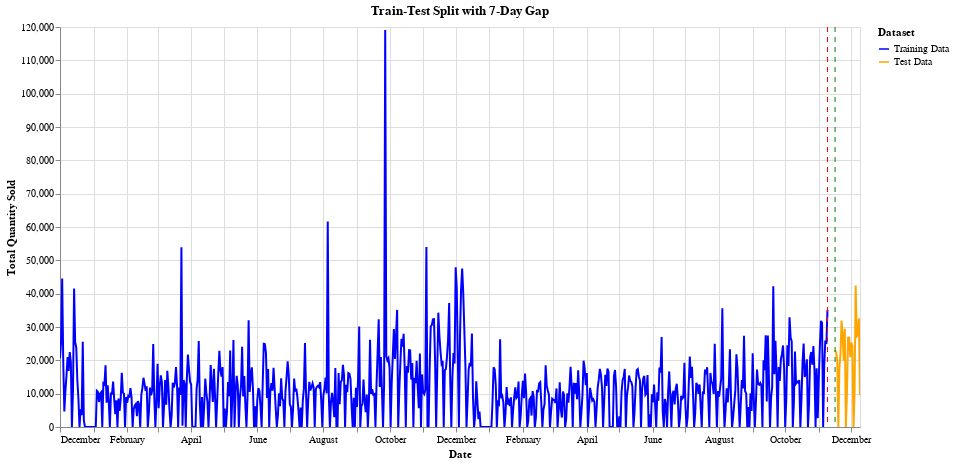

The cell this chart's notebook holds for it:
### Code cell
########################## Visualize with gap ##########################

# --- Step 1: Combine the DataFrames for Altair ---
# Altair works best when all data for a single layered chart is in one DataFrame.

# Add a 'Dataset' column to each part to identify them for coloring
train_plot_df = train_data_with_gap.copy()
train_plot_df['Dataset'] = 'Training Data'

test_plot_df = test_data_with_gap.copy()
test_plot_df['Dataset'] = 'Test Data'

# Concatenate them and reset the index to use the date as a plottable column
plot_data = pd.concat([train_plot_df, test_plot_df]).reset_index()

# --- Step 2: Create the Chart Components ---

# The main line chart showing both train and test data, colored by the 'Dataset' column
line_chart = alt.Chart(plot_data).mark_line().encode(
    x=alt.X('invoice_date:T', title='Date'),
    y=alt.Y('total_quantity:Q', title='Total Quantity Sold'),
    color=alt.Color('Dataset:N',
                    scale=alt.Scale(
                        domain=['Training Data', 'Test Data'],
                        range=['blue', 'orange']
                    ),
                    legend=alt.Legend(title="Dataset")
                   )
)

# A red, dashed vertical line for the cut-off date
cutoff_line = alt.Chart(pd.DataFrame({'invoice_date': [cutoff_date]})).mark_rule(
    color='red',
    strokeDash=[5, 5]  # [dash_length, gap_length]
).encode(
    x='invoice_date:T'
)

# A green, dashed vertical line for the actual test start date
test_start_line = alt.Chart(pd.DataFrame({'invoice_date': [test_start_date]})).mark_rule(
    color='green',
    strokeDash=[5, 5]
).encode(
    x='invoice_date:T'
)

# --- Step 3: Layer the Components and Finalize the Chart ---
final_chart = (line_chart + cutoff_line + test_start_line).properties(
    title='Train-Test Split with 7-Day Gap',
    width=800,
    height=400
).configure_axis(
    grid=True
).interactive()

# Display the final chart
final_chart.display()
# Optionally, save the chart if display doesn't work in your environment
# final_chart.save('train_test_split_with_7day_gap.html')

### Figure 1 — Vega-Lite specification as saved in the notebook (floating-point values rounded to 4 significant figures; data arrays with more than 128 entries replaced by an {"elided": "..."} marker saying what was removed)
{"config": {"view": {"continuousWidth": 300, "continuousHeight": 300}, "axis": {"grid": true}}, "layer": [{"data": {"name": "data-3aba8d16672ceb351d899be4c6523455"}, "mark": {"type": "line"}, "encoding": {"color": {"field": "Dataset", "legend": {"title": "Dataset"}, "scale": {"domain": ["Training Data", "Test Data"], "range": ["blue", "orange"]}, "type": "nominal"}, "x": {"field": "invoice_date", "title": "Date", "type": "temporal"}, "y": {"field": "total_quantity", "title": "Total Quantity Sold", "type": "quantitative"}}, "name": "view_2"}, {"data": {"name": "data-71b26395b9ce7175ef390340c8cbf397"}, "mark": {"type": "rule", "color": "red", "strokeDash": [5, 5]}, "encoding": {"x": {"field": "invoice_date", "type": "temporal"}}}, {"data": {"name": "data-5bcbf13646b522dd93a84062a22ed939"}, "mark": {"type": "rule", "color": "green", "strokeDash": [5, 5]}, "encoding": {"x": {"field": "invoice_date", "type": "temporal"}}}], "height": 400, "params": [{"name": "param_2", "select": {"type": "interval", "encodings": ["x", "y"]}, "bind": "scales", "views": ["view_2"]}], "title": "Train-Test Split with 7-Day Gap", "width": 800, "$schema": "https://vega.github.io/schema/vega-lite/v5.20.1.json", "datasets": {"data-3aba8d16672ceb351d899be4c6523455": {"elided": "733 records"}, "data-71b26395b9ce7175ef390340c8cbf397": [{"invoice_date": "2011-11-09T00:00:00"}], "data-5bcbf13646b522dd93a84062a22ed939": [{"invoice_date": "2011-11-16T00:00:00"}]}}
